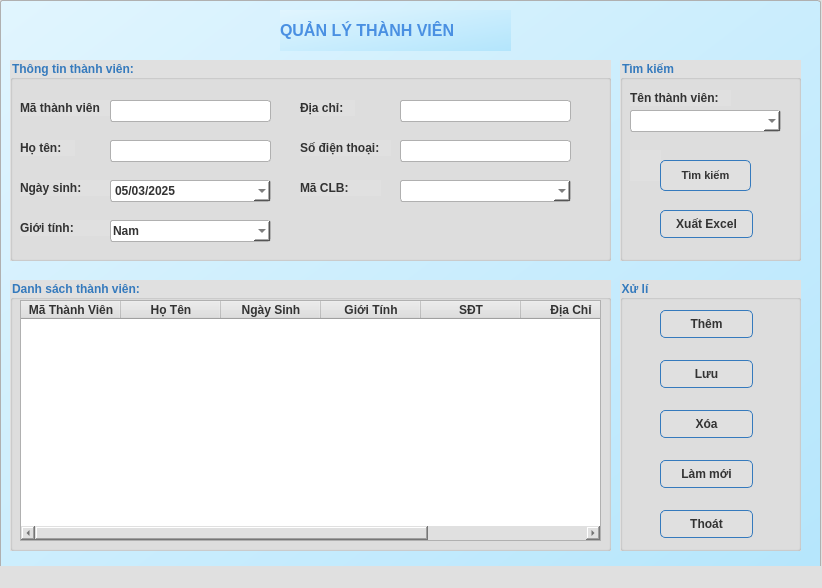
<?xml version="1.0" encoding="UTF-8"?>
<ui version="4.0">
 <class>MainWindow</class>
 <widget class="QMainWindow" name="MainWindow">
  <property name="geometry">
   <rect>
    <x>0</x>
    <y>0</y>
    <width>822</width>
    <height>588</height>
   </rect>
  </property>
  <property name="windowTitle">
   <string>MainWindow</string>
  </property>
  <property name="styleSheet">
   <string notr="true">
            QPushButton {
                background-color: #4A90E2;
                color: #FFFFFF;
                font-weight: bold;
                border: 1px solid #357ABD;
                border-radius: 5px;
            }
            QPushButton:hover {
                background-color: #357ABD;
                color: #FFFFFF;
                border: 2px solid #4A90E2;
            }
            QLabel#titleLabel {
                font-size: 20px;
                font-weight: bold;
                color: #357ABD;
            }
            QWidget {
                background-color: #E0E0E0;
                color: #333333;
                font-weight: bold;
            }
            QLineEdit {
                background-color: #FFFFFF;
                color: #333333;
                border: 1px solid #B0B0B0;
                border-radius: 3px;
                padding: 2px;
            }
            QComboBox, QDateEdit {
                background-color: #FFFFFF;
                color: #333333;
                border: 1px solid #B0B0B0;
                border-radius: 3px;
                padding: 2px;
            }
            QGroupBox {
                font-weight: bold;
                color: #357ABD;
                font-size: 12px;
            }
            QTableWidget {
                background-color: #FFFFFF;
                color: #333333;
                border: 1px solid #B0B0B0;
            }
            QTableWidget::item:selected {
                background-color: #4A90E2;
                color: #FFFFFF;
            }
   </string>
  </property>
  <widget class="QWidget" name="centralwidget">
   <widget class="QLineEdit" name="lineEdit">
    <property name="geometry">
     <rect>
      <x>0</x>
      <y>0</y>
      <width>821</width>
      <height>631</height>
     </rect>
    </property>
    <property name="styleSheet">
     <string notr="true">QWidget { background-color: qlineargradient(x1:0, y1:0, x2:1, y2:1, stop:0 #E1F5FE, stop:1 #B3E5FC); }</string>
    </property>
   </widget>
   <widget class="QGroupBox" name="groupBox_3">
    <property name="geometry">
     <rect>
      <x>620</x>
      <y>60</y>
      <width>181</width>
      <height>201</height>
     </rect>
    </property>
    <property name="font">
     <font>
      <pointsize>-1</pointsize>
      <weight>75</weight>
      <bold>true</bold>
     </font>
    </property>
    <property name="title">
     <string>Tìm kiếm</string>
    </property>
    <widget class="QLabel" name="label_20">
     <property name="geometry">
      <rect>
       <x>10</x>
       <y>30</y>
       <width>101</width>
       <height>16</height>
      </rect>
     </property>
     <property name="text">
      <string>Tên thành viên:</string>
     </property>
    </widget>
    <widget class="QComboBox" name="txtmatv_2">
     <property name="geometry">
      <rect>
       <x>10</x>
       <y>50</y>
       <width>151</width>
       <height>22</height>
      </rect>
     </property>
    </widget>
    <widget class="QLabel" name="label_25">
     <property name="geometry">
      <rect>
       <x>10</x>
       <y>90</y>
       <width>31</width>
       <height>31</height>
      </rect>
     </property>
     <property name="pixmap">
      <pixmap>anh/timkiem.png</pixmap>
     </property>
     <property name="scaledContents">
      <bool>true</bool>
     </property>
    </widget>
    <widget class="QPushButton" name="btnxuat">
     <property name="geometry">
      <rect>
       <x>40</x>
       <y>150</y>
       <width>93</width>
       <height>28</height>
      </rect>
     </property>
     <property name="text">
      <string>Xuất Excel</string>
     </property>
    </widget>
    <widget class="QPushButton" name="btntimkiem">
     <property name="geometry">
      <rect>
       <x>40</x>
       <y>100</y>
       <width>91</width>
       <height>31</height>
      </rect>
     </property>
     <property name="font">
      <font>
       <pointsize>8</pointsize>
       <weight>75</weight>
       <bold>true</bold>
      </font>
     </property>
     <property name="text">
      <string>Tìm kiếm</string>
     </property>
    </widget>
   </widget>
   <widget class="QGroupBox" name="groupBox">
    <property name="geometry">
     <rect>
      <x>10</x>
      <y>60</y>
      <width>601</width>
      <height>201</height>
     </rect>
    </property>
    <property name="font">
     <font>
      <pointsize>-1</pointsize>
      <weight>75</weight>
      <bold>true</bold>
     </font>
    </property>
    <property name="title">
     <string>Thông tin thành viên:</string>
    </property>
    <widget class="QLabel" name="label_5">
     <property name="geometry">
      <rect>
       <x>10</x>
       <y>40</y>
       <width>91</width>
       <height>16</height>
      </rect>
     </property>
     <property name="text">
      <string>Mã thành viên</string>
     </property>
    </widget>
    <widget class="QLabel" name="label_11">
     <property name="geometry">
      <rect>
       <x>10</x>
       <y>80</y>
       <width>55</width>
       <height>16</height>
      </rect>
     </property>
     <property name="text">
      <string>Họ tên:</string>
     </property>
    </widget>
    <widget class="QLabel" name="label_15">
     <property name="geometry">
      <rect>
       <x>10</x>
       <y>120</y>
       <width>91</width>
       <height>16</height>
      </rect>
     </property>
     <property name="text">
      <string>Ngày sinh:</string>
     </property>
    </widget>
    <widget class="QLineEdit" name="txtmatv">
     <property name="geometry">
      <rect>
       <x>100</x>
       <y>40</y>
       <width>161</width>
       <height>22</height>
      </rect>
     </property>
    </widget>
    <widget class="QLabel" name="label_17">
     <property name="geometry">
      <rect>
       <x>290</x>
       <y>40</y>
       <width>55</width>
       <height>16</height>
      </rect>
     </property>
     <property name="text">
      <string>Địa chỉ:</string>
     </property>
    </widget>
    <widget class="QLabel" name="label_18">
     <property name="geometry">
      <rect>
       <x>290</x>
       <y>120</y>
       <width>81</width>
       <height>16</height>
      </rect>
     </property>
     <property name="text">
      <string>Mã CLB:</string>
     </property>
    </widget>
    <widget class="QLabel" name="label_19">
     <property name="geometry">
      <rect>
       <x>290</x>
       <y>80</y>
       <width>91</width>
       <height>16</height>
      </rect>
     </property>
     <property name="text">
      <string>Số điện thoại:</string>
     </property>
    </widget>
    <widget class="QLineEdit" name="txtdiachi">
     <property name="geometry">
      <rect>
       <x>390</x>
       <y>40</y>
       <width>171</width>
       <height>22</height>
      </rect>
     </property>
    </widget>
    <widget class="QLineEdit" name="txtsdt">
     <property name="geometry">
      <rect>
       <x>390</x>
       <y>80</y>
       <width>171</width>
       <height>22</height>
      </rect>
     </property>
    </widget>
    <widget class="QDateEdit" name="txtngaysinh">
     <property name="geometry">
      <rect>
       <x>100</x>
       <y>120</y>
       <width>161</width>
       <height>22</height>
      </rect>
     </property>
     <property name="displayFormat">
      <string>dd/MM/yyyy</string>
     </property>
     <property name="calendarPopup">
      <bool>true</bool>
     </property>
     <property name="date">
      <date>
       <year>2025</year>
       <month>3</month>
       <day>5</day>
      </date>
     </property>
    </widget>
    <widget class="QComboBox" name="txtmaclb">
     <property name="geometry">
      <rect>
       <x>390</x>
       <y>120</y>
       <width>171</width>
       <height>22</height>
      </rect>
     </property>
    </widget>
    <widget class="QLabel" name="label_16">
     <property name="geometry">
      <rect>
       <x>10</x>
       <y>160</y>
       <width>91</width>
       <height>16</height>
      </rect>
     </property>
     <property name="text">
      <string>Giới tính:</string>
     </property>
    </widget>
    <widget class="QComboBox" name="txtgioitinh">
     <property name="geometry">
      <rect>
       <x>100</x>
       <y>160</y>
       <width>161</width>
       <height>22</height>
      </rect>
     </property>
     <item>
      <property name="text">
       <string>Nam</string>
      </property>
     </item>
     <item>
      <property name="text">
       <string>Nữ</string>
      </property>
     </item>
    </widget>
    <widget class="QLineEdit" name="txttentv">
     <property name="geometry">
      <rect>
       <x>100</x>
       <y>80</y>
       <width>161</width>
       <height>22</height>
      </rect>
     </property>
    </widget>
   </widget>
   <widget class="QLabel" name="label">
    <property name="geometry">
     <rect>
      <x>280</x>
      <y>10</y>
      <width>231</width>
      <height>41</height>
     </rect>
    </property>
    <property name="font">
     <font>
      <pointsize>12</pointsize>
      <weight>75</weight>
      <bold>true</bold>
     </font>
    </property>
    <property name="styleSheet">
     <string notr="true">color: #4A90E2; background-color: qlineargradient(x1:0, y1:0, x2:1, y2:1, stop:0 #E1F5FE, stop:1 #B3E5FC);</string>
    </property>
    <property name="text">
     <string>QUẢN LÝ THÀNH VIÊN</string>
    </property>
   </widget>
   <widget class="QGroupBox" name="groupBox_6">
    <property name="geometry">
     <rect>
      <x>620</x>
      <y>280</y>
      <width>181</width>
      <height>271</height>
     </rect>
    </property>
    <property name="font">
     <font>
      <pointsize>-1</pointsize>
      <weight>75</weight>
      <bold>true</bold>
     </font>
    </property>
    <property name="title">
     <string>Xử lí</string>
    </property>
    <widget class="QPushButton" name="btnthem">
     <property name="geometry">
      <rect>
       <x>40</x>
       <y>30</y>
       <width>93</width>
       <height>28</height>
      </rect>
     </property>
     <property name="text">
      <string>Thêm</string>
     </property>
    </widget>
    <widget class="QPushButton" name="btnlammoi">
     <property name="geometry">
      <rect>
       <x>40</x>
       <y>180</y>
       <width>93</width>
       <height>28</height>
      </rect>
     </property>
     <property name="text">
      <string>Làm mới</string>
     </property>
    </widget>
    <widget class="QPushButton" name="btnluu">
     <property name="geometry">
      <rect>
       <x>40</x>
       <y>80</y>
       <width>93</width>
       <height>28</height>
      </rect>
     </property>
     <property name="text">
      <string>Lưu</string>
     </property>
    </widget>
    <widget class="QPushButton" name="btnxoa">
     <property name="geometry">
      <rect>
       <x>40</x>
       <y>130</y>
       <width>93</width>
       <height>28</height>
      </rect>
     </property>
     <property name="text">
      <string>Xóa</string>
     </property>
    </widget>
    <widget class="QPushButton" name="btnthoat">
     <property name="geometry">
      <rect>
       <x>40</x>
       <y>230</y>
       <width>93</width>
       <height>28</height>
      </rect>
     </property>
     <property name="text">
      <string>Thoát</string>
     </property>
    </widget>
   </widget>
   <widget class="QGroupBox" name="groupBox_2">
    <property name="geometry">
     <rect>
      <x>10</x>
      <y>280</y>
      <width>601</width>
      <height>271</height>
     </rect>
    </property>
    <property name="font">
     <font>
      <pointsize>-1</pointsize>
      <weight>75</weight>
      <bold>true</bold>
     </font>
    </property>
    <property name="title">
     <string>Danh sách thành viên:</string>
    </property>
    <widget class="QTableWidget" name="tblds">
     <property name="geometry">
      <rect>
       <x>10</x>
       <y>20</y>
       <width>581</width>
       <height>241</height>
      </rect>
     </property>
     <column>
      <property name="text">
       <string>Mã Thành Viên</string>
      </property>
     </column>
     <column>
      <property name="text">
       <string>Họ Tên</string>
      </property>
     </column>
     <column>
      <property name="text">
       <string>Ngày Sinh</string>
      </property>
     </column>
     <column>
      <property name="text">
       <string>Giới Tính</string>
      </property>
     </column>
     <column>
      <property name="text">
       <string>SĐT</string>
      </property>
     </column>
     <column>
      <property name="text">
       <string>Địa Chỉ</string>
      </property>
     </column>
     <column>
      <property name="text">
       <string>Mã CLB</string>
      </property>
     </column>
    </widget>
   </widget>
  </widget>
  <widget class="QStatusBar" name="statusbar"/>
 </widget>
 <resources/>
 <connections/>
</ui>
